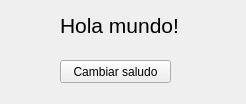
<?xml version="1.0" encoding="UTF-8"?>
<ui version="4.0">
 <class>MainWindow</class>
 <widget class="QMainWindow" name="MainWindow">
  <property name="geometry">
   <rect>
    <x>0</x>
    <y>0</y>
    <width>246</width>
    <height>104</height>
   </rect>
  </property>
  <property name="windowTitle">
   <string>Mi Ventana</string>
  </property>
  <widget class="QWidget" name="centralwidget">
   <widget class="QLabel" name="etiqueta">
    <property name="geometry">
     <rect>
      <x>60</x>
      <y>10</y>
      <width>131</width>
      <height>31</height>
     </rect>
    </property>
    <property name="font">
     <font>
      <pointsize>16</pointsize>
     </font>
    </property>
    <property name="text">
     <string>Hola mundo!</string>
    </property>
   </widget>
   <widget class="QPushButton" name="boton">
    <property name="geometry">
     <rect>
      <x>60</x>
      <y>60</y>
      <width>111</width>
      <height>23</height>
     </rect>
    </property>
    <property name="text">
     <string>Cambiar saludo</string>
    </property>
   </widget>
  </widget>
 </widget>
 <resources/>
 <connections/>
</ui>
